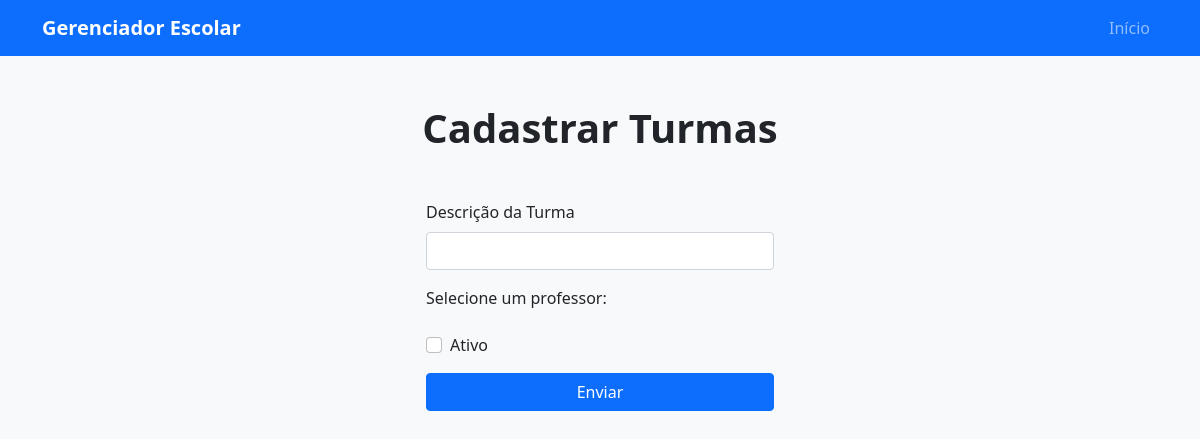
Before: /turma/cadastrar with the older database file.
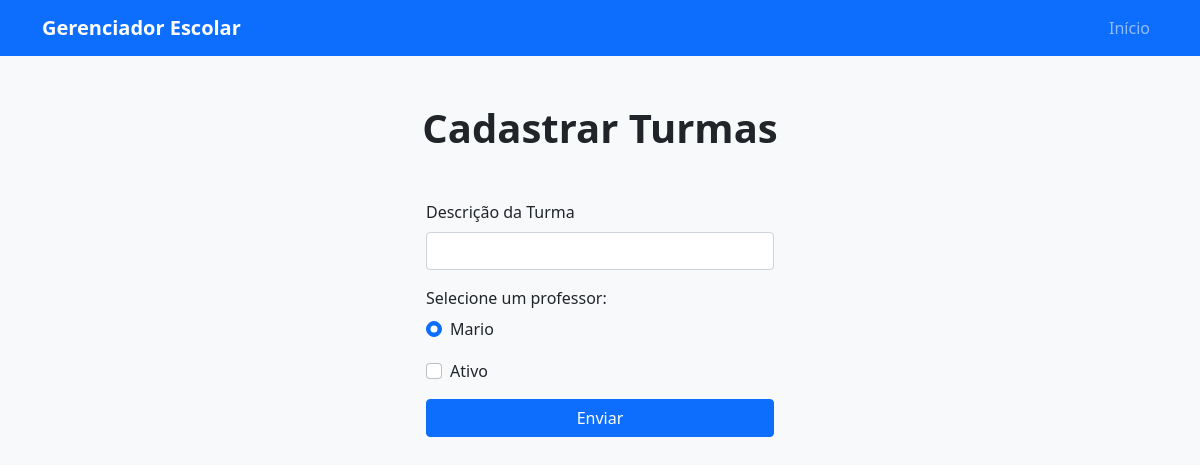
After: the same page with the newer database file.
### model/professor.py (models this page shows)
class Professor(db.Model):
    __tablename__ = "professores"
    id = db.Column(db.Integer, primary_key=True)
    nome = db.Column(db.String(100), nullable=False)
    idade = db.Column(db.Integer, nullable=False)
    materia = db.Column(db.String(100), nullable=True)
    observacoes = db.Column(db.Text, nullable=True)
    turmas = db.relationship("Turma", back_populates="professor")

### routes/turmas_routes.py (the view)
@turmas_bp.route("/cadastrar")
def cadastrar_turma():
    professores = ProfessorController.index()
    return render_template("cadastro_turma.html", titulo="Cadastrar Turmas", professores=professores)

### controller/professor_controller.py (called while the page is built)
    @staticmethod
    def index():
        professores = Professor.query.all()
        return professores

### templates/cadastro_turma.html
{% extends 'template.html' %}
{% block conteudo %}
      <form method="POST" action="{% if turma %}{{ url_for('turma_rota.editar_turma', descricao=turma.descricao) }}{% else %}{{ url_for('turma_rota.criar_turma') }}{% endif %}">
        <div class="mb-3">
          <label class="form-label">Descrição da Turma</label>
          <input class="form-control" type="text" name="descricao" value="{{ turma.descricao if turma else '' }}" required>
        </div>
        <fieldset class="mb-3">
          <legend class="col-form-label pt-0">Selecione um professor:</legend>
          {% for professor in professores %}
              <div class="form-check">
                <input class="form-check-input" type="radio" id="professor_{{ professor.id }}" name="professor" value="{{ professor.id }}" {% if loop.first %}checked{% endif %} required>
                <label class="form-check-label" for="professor_{{ professor.id }}">{{ professor.nome }}</label>
              </div>
          {% endfor %}
        </fieldset>
        <div class="form-check mb-3">
          <input class="form-check-input" id="checkbox-ativo" type="checkbox" name="ativo" {% if turma and turma.ativo %}checked{% endif %}>
          <label class="form-check-label" for="checkbox-ativo">Ativo</label>
        </div>
        <button class="btn btn-primary w-100" type="submit">Enviar</button>
      </form>
    </div>
  </div>
</div>
{% endblock %}

Changed rows visible on the page:
added Professor: professor "☑ Mario", nome "Mario"
